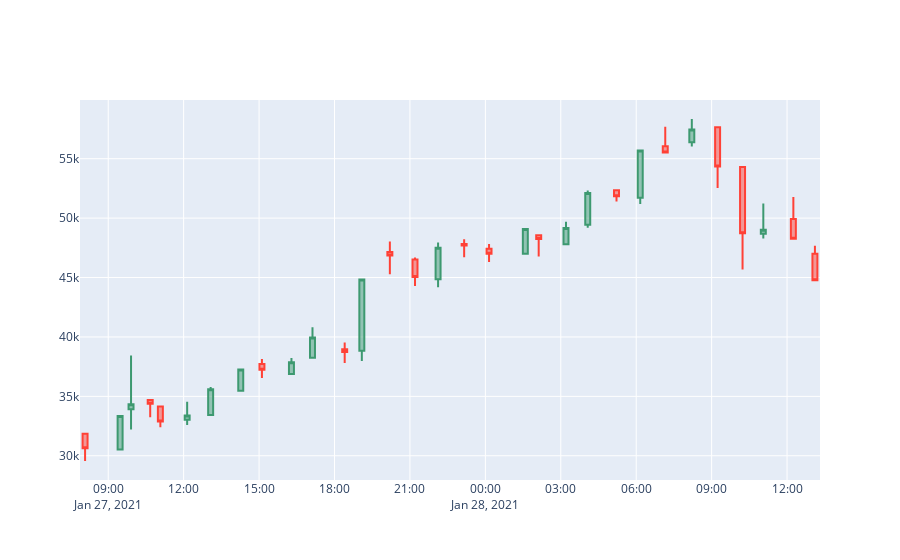

Notebook cell for this chart:
### Markdown cell above
## Authors:

## Change Log

| Date (YYYY-MM-DD) | Version | Changed By    | Change Description                 |
| ----------------- | ------- | ------------- | ---------------------------------- |
| 2020-11-23        | 3.0     | Azim Hirjani  | New API                            |
| 2020-09-09        | 2.1     | Malika Singla | Spell Check                        |
| 2020-08-26        | 2.0     | Lavanya       | Moved lab to course repo in GitLab |
|                   |         |               |                                    |

<hr/>

## <h3 align="center"> © IBM Corporation 2020. All rights reserved. <h3/>

### Code cell
fig.update_layout(xaxis_rangeslider_visible=False)

fig.show()

### Figure 1 — Plotly figure (JSON) as saved in the notebook; plotly's stock layout.template omitted (floating-point values rounded to 4 significant figures; data arrays with more than 128 entries replaced by an {"elided": "..."} marker saying what was removed)
{"data": [{"close": [30620.0, 33350.0, 34340.0, 34370.0, 32880.0, 33400.0, 35600.0, 37260.0, 37230.0, 37870.0, 39950.0, 38740.0, 44830.0, 46850.0, 45050.0, 47500.0, 47690.0, 47000.0, 49080.0, 48250.0, 49160.0, 52120.0, 51830.0, 55680.0, 55530.0, 57450.0, 54340.0, 48720.0, 49020.0, 48270.0, 44770.0], "high": [31850.0, 33350.0, 38430.0, 34690.0, 34150.0, 34540.0, 35790.0, 37270.0, 38150.0, 38230.0, 40820.0, 39540.0, 44830.0, 48030.0, 46680.0, 47960.0, 48220.0, 47820.0, 49090.0, 48610.0, 49700.0, 52320.0, 52350.0, 55760.0, 57690.0, 58340.0, 57640.0, 54300.0, 51220.0, 51780.0, 47670.0], "low": [29560.0, 30540.0, 32200.0, 33240.0, 32400.0, 32600.0, 33420.0, 35480.0, 36540.0, 36840.0, 38250.0, 37820.0, 37960.0, 45280.0, 44280.0, 44190.0, 46720.0, 46300.0, 47010.0, 46770.0, 47810.0, 49200.0, 51390.0, 51200.0, 55530.0, 56020.0, 52530.0, 45680.0, 48270.0, 48270.0, 44770.0], "open": [31850.0, 30540.0, 33920.0, 34690.0, 34150.0, 33040.0, 33420.0, 35480.0, 37730.0, 36890.0, 38250.0, 38960.0, 38830.0, 47160.0, 46510.0, 44850.0, 47820.0, 47410.0, 47010.0, 48570.0, 47810.0, 49440.0, 52350.0, 51710.0, 56040.0, 56380.0, 57640.0, 54300.0, 48690.0, 49930.0, 46990.0], "type": "candlestick", "x": {"elided": "722 str values"}}], "layout": {"autosize": true, "xaxis": {"autorange": true, "range": ["2021-01-27 07:52:38.554", "2021-01-28 13:18:36.202"], "rangeslider": {"visible": false, "yaxis": {}}, "type": "date"}, "yaxis": {"autorange": true, "range": [27960.0, 59940.0]}}}
